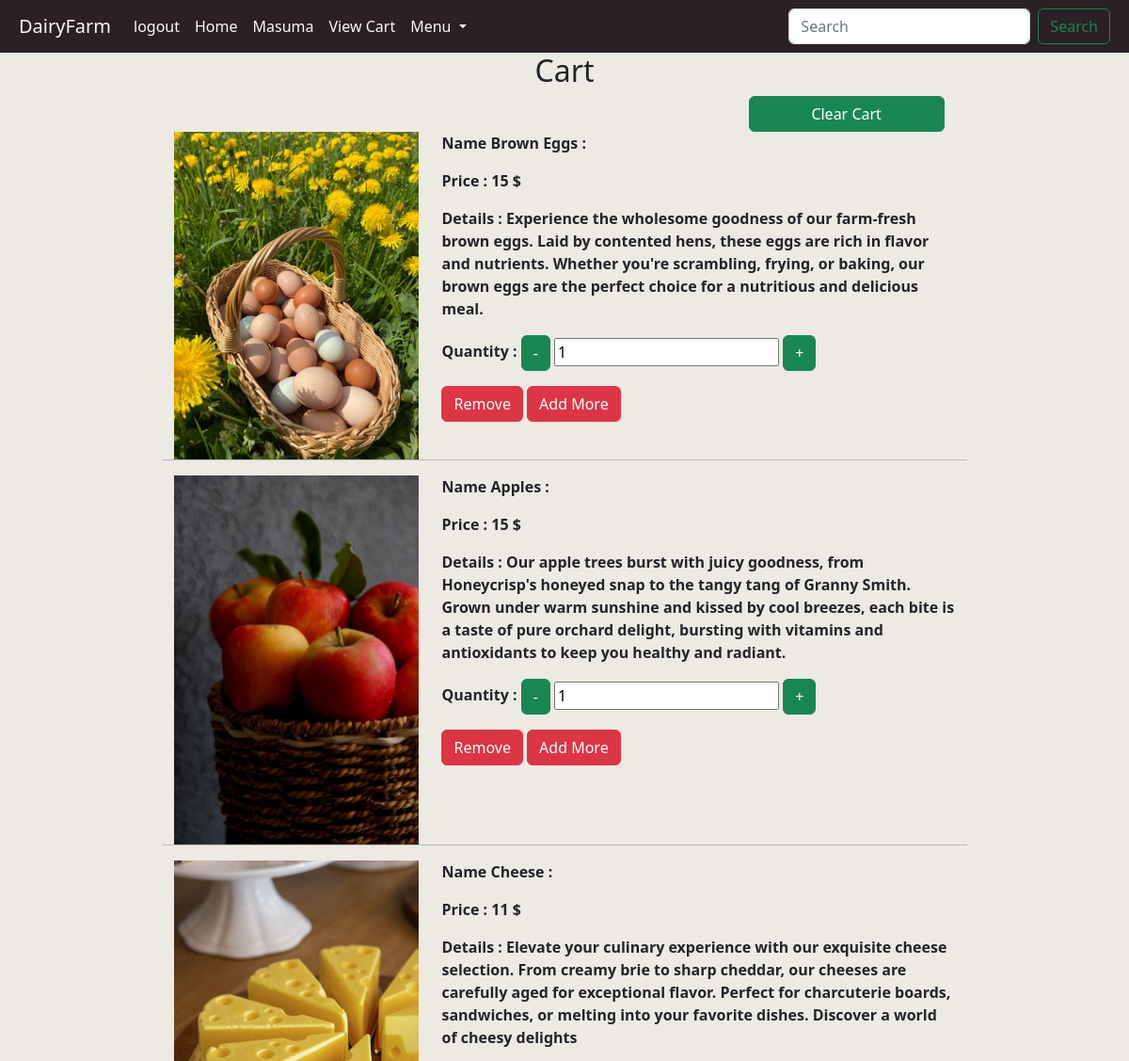
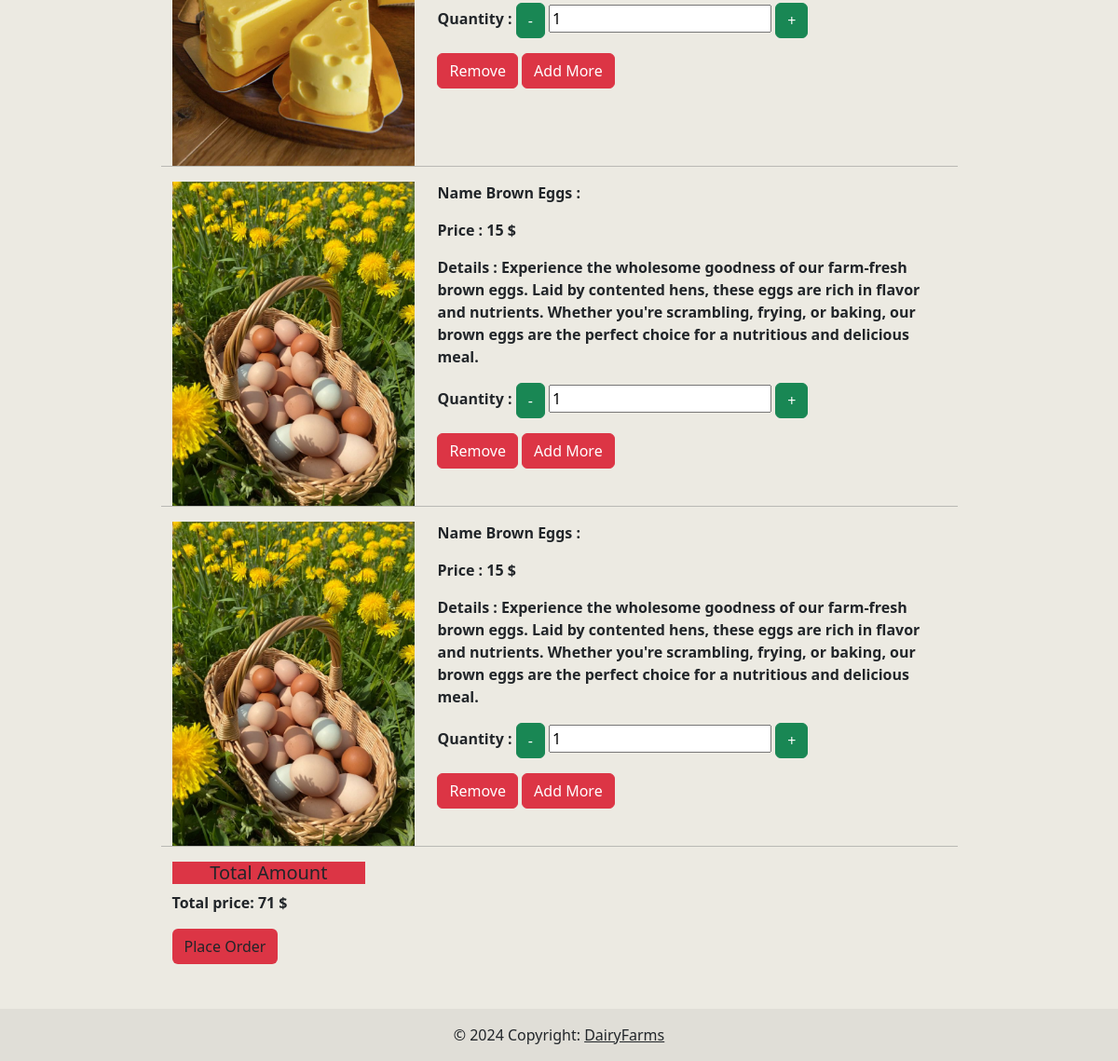
The app's page /viewcart/ (signed in), older data (2 pictures, top to bottom).
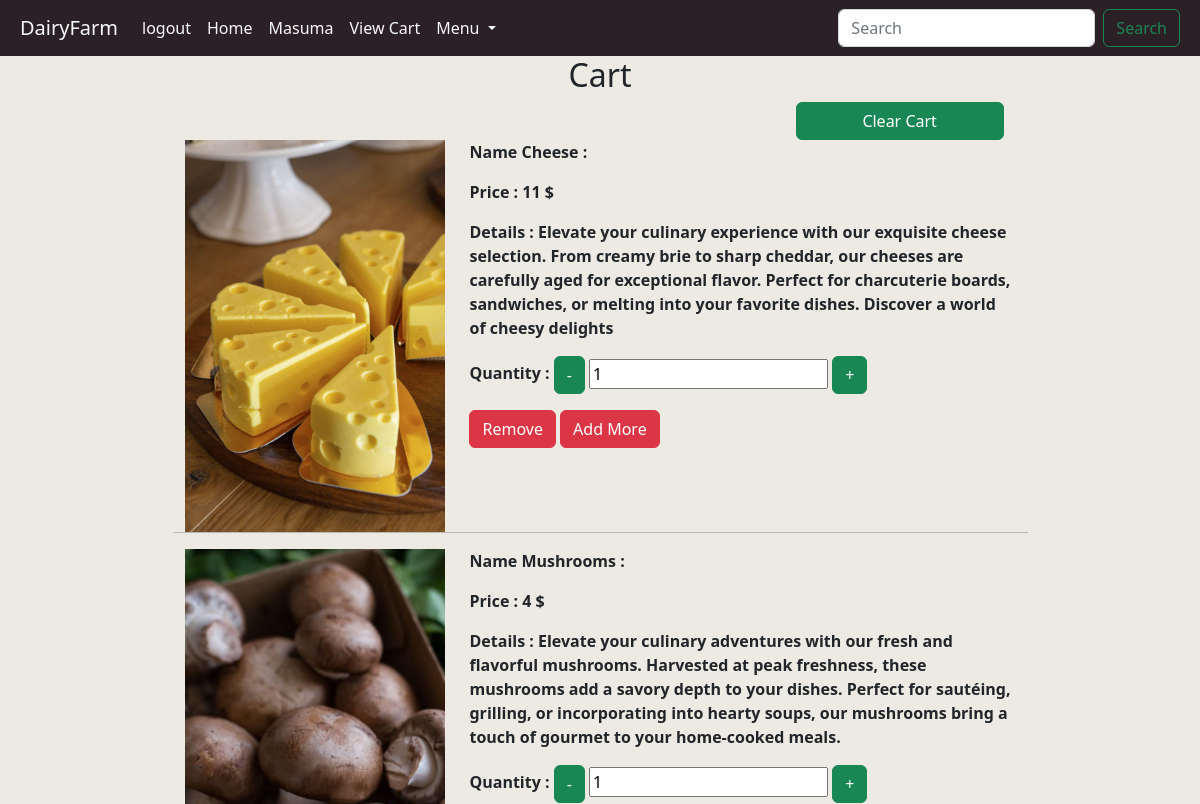
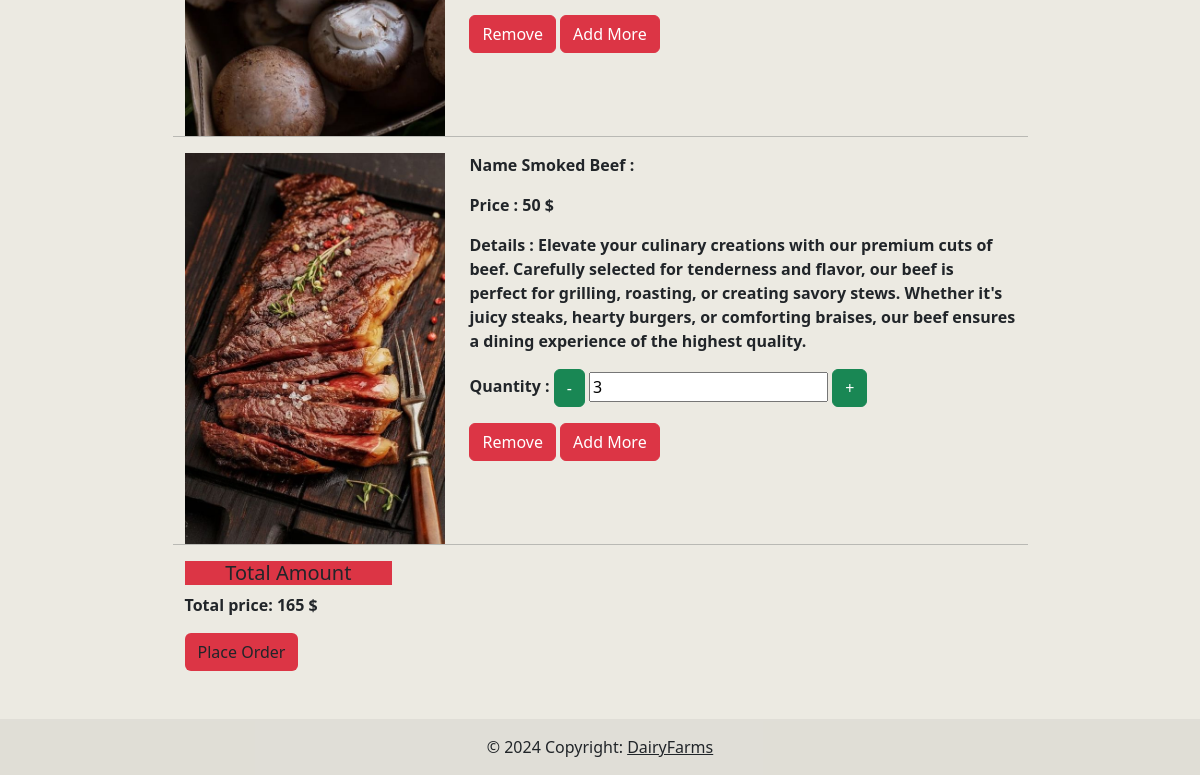
The same page, newer data (2 pictures, top to bottom).
### store/models.py (models this page shows, shortened)
class Cart(models.Model):
    uid=models.ForeignKey(User,on_delete=models.CASCADE)
    pid=models.ForeignKey(Products,on_delete=models.CASCADE)
    quantity=models.IntegerField(default=1)

class Products(models.Model):
    CATEGORY_CHOICES=[
        (1,'dairy & poultry'),
        (2,'meat'),
        (3,'farm produce'),
        (4,'natural superfoods')
    ]
    name= models.CharField(max_length=100)
    price=models.IntegerField(default="10")
    details=models.CharField(max_length=500)
    image=models.ImageField(upload_to='images/images')
    is_active=models.BooleanField(default=True)
    category=models.IntegerField(choices=CATEGORY_CHOICES,default=1)

### store/views.py (the view)
# urls.py: path('viewcart/',views.viewcart),
def viewcart(request):
    user=request.user.id
    c=Cart.objects.filter(uid=user)
    sum=0
    context={}
    for item in c:
        sum = sum+ (item.pid.price)* (item.quantity)
    context = { 'total':sum , 'products': c }
    return render(request,'cart.html',context)

### templates/cart.html (shortened to what this page needs)
{% extends "base.html" %}
{% load static %}
{% block body %}
<div class="container">
    <div class="row ">
        <div class="col-md-9 mx-auto">
            <h2 class=" " style="text-align: center;">Cart</h2>
            <div class="row">
                <div class="row d-flex justify-content-end ">
                    <a href="/clearcart/" class="btn btn-success col-md-3">Clear Cart</a>
                  </div>
                {% for Product in products %}
                <div class="col-md-4">
                    <img src="{{ Product.pid.image.url }}" class="img-fluid" alt="">
                </div>
                <div class="col-md-8">
                    <p><strong>Name {{ Product.pid.name }}  :</strong></p>
                    <p><strong>Price : {{Product.pid.price}} $ </strong></p>
                    <p><strong>Details : {{Product.pid.details }}</strong></p>
                    <p><strong>Quantity :  </strong>
                    <a href="/updateqty/{{Product.id}}/0"> <button class="btn btn-success">-</button></a>
                    <input type="number" value="{{ Product.quantity }}" >
                    <a href="/updateqty/{{Product.id}}/1"> <button class="btn btn-success">+</button></a>
                </p>
                <a href="/remove/{{ Product.id }}/"><button class="btn btn-danger">Remove</button></a>
                <a href="/"><button class="btn btn-danger">Add More</button></a>
                </div>
                <br>
                <hr>
                {% endfor %}
            </div>
            <div class="col-md-3">
                <h5 class="bg-danger" style="text-align: center;">Total Amount</h5>
                <p><strong>Total price: {{total}} $ </strong></p>
                <a href="/checkout"><button class="btn bg-danger">Place Order</button></a>
            </div>
        </div>
    </div>
</div>
{% endblock body %}

### templates/base.html
{% include 'header.html' %}
{% block body %}
{% endblock body %}
{% include 'footer.html' %}

### templates/header.html (shortened to what this page needs)
{% load static %}
<!DOCTYPE html>
<html lang="en">
<head>
    <link rel="stylesheet" href="{% static 'css/bootstrap.min.css' %}">
    <link rel="stylesheet" href="{% static 'css/style.css' %}">
</head>
<body>
  <nav class="navbar navbar-expand-lg  p-2" >
    <div class="container-fluid ">
      <a class="navbar-brand text-light" href="/">DairyFarm</a>
      <div class="collapse navbar-collapse text-light" id="navbarNavDropdown">
        <ul class="navbar-nav ">
          {% if user.is_authenticated %}
          <li class="nav-item">
            <a class="nav-link active text-light" aria-current="page" href="/logout">logout</a>
          </li>
          {% endif %}
          <li class="nav-item">
            <a class="nav-link active text-light" aria-current="page" href="/">Home</a>
          </li>
          <li class="nav-item" style="text-align: end; margin-left: 100p" >
            <a class="nav-link active text-light" aria-current="page" href="#"> {{ user.username }} </a>
          </li>
          {% if user.is_authenticated %}
          <li class="nav-item" style="text-align: end; margin-left: 100p" >
            <a class="nav-link active text-light" aria-current="page" href="/viewcart"> View Cart </a>
          </li>
          {% endif %}
          <li class="nav-item dropdown">
            <a class="nav-link dropdown-toggle text-light" href="#" role="button" data-bs-toggle="dropdown" aria-expanded="false">
              Menu
            </a>
        </li>
      </ul>
      <form class="d-flex ms-auto " role="search" method="GET">
        <input class="form-control me-2" type="search" placeholder="Search" aria-label="Search" name='product_name'>
        <button class="btn btn-outline-success" type="submit">Search</button>
      </form>
      </div>
    </div>
  </nav>
</body>
</html>

### templates/footer.html (shortened to what this page needs)
{% load static %}
<!DOCTYPE html>
<html lang="en">
<head>
</head>
<body>
    <footer class="bg-body-tertiary text-center text-lg-start mt-5 ">
        <div class="text-center p-3" style="background-color: rgba(0, 0, 0, 0.05); ">
          © 2024 Copyright:
          <a class="text-body" href="/">DairyFarms</a>
        </div>
      </footer>
</body>
</html>

### templates/header.html (style rules this page uses)
.navbar { background-color: rgb(43, 32, 38); }

### templates/cart.html (style rules this page uses)
body { background-color: #eceae2; }

Row changes from the older to the newer data that the page shows:
removed Cart: pid.image (picture), pid.name "Brown Eggs", pid.price "15", pid.details "Experience the wholesome goodness of our farm-fresh brown eggs. Laid by contented hens, these eggs are rich in flavor and nutrients. Whether you're scrambling, frying, or baking, our brown eggs are the perfect choice for a nutritious and delicious meal.", quantity "1"
removed Cart: pid.image (picture), pid.name "Apples", pid.price "15", pid.details "Our apple trees burst with juicy goodness, from Honeycrisp's honeyed snap to the tangy tang of Granny Smith. Grown under warm sunshine and kissed by cool breezes, each bite is a taste of pure orchard delight, bursting with vitamins and antioxidants to keep you healthy and radiant.", quantity "1"
removed Cart: pid.image (picture), pid.name "Brown Eggs", pid.price "15", pid.details "Experience the wholesome goodness of our farm-fresh brown eggs. Laid by contented hens, these eggs are rich in flavor and nutrients. Whether you're scrambling, frying, or baking, our brown eggs are the perfect choice for a nutritious and delicious meal.", quantity "1"
removed Cart: pid.image (picture), pid.name "Brown Eggs", pid.price "15", pid.details "Experience the wholesome goodness of our farm-fresh brown eggs. Laid by contented hens, these eggs are rich in flavor and nutrients. Whether you're scrambling, frying, or baking, our brown eggs are the perfect choice for a nutritious and delicious meal.", quantity "1"
added Cart: pid.image (picture), pid.name "Mushrooms", pid.price "4", pid.details "Elevate your culinary adventures with our fresh and flavorful mushrooms. Harvested at peak freshness, these mushrooms add a savory depth to your dishes. Perfect for sautéing, grilling, or incorporating into hearty soups, our mushrooms bring a touch of gourmet to your home-cooked meals.", quantity "1"
added Cart: pid.image (picture), pid.name "Smoked Beef", pid.price "50", pid.details "Elevate your culinary creations with our premium cuts of beef. Carefully selected for tenderness and flavor, our beef is perfect for grilling, roasting, or creating savory stews. Whether it's juicy steaks, hearty burgers, or comforting braises, our beef ensures a dining experience of the highest quality.", quantity "3"
Text that changed along with them:
{{ total }}: "71" → "165"
